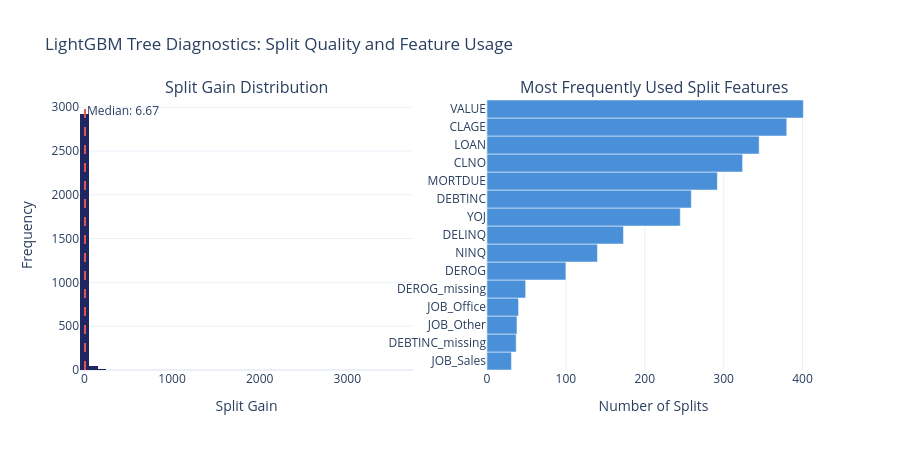

Notebook code for this chart:
### Markdown cell above
---
## 9. Model-Specific Diagnostics: Leaf Count Distribution

### Code cell
# Model-Specific Diagnostics: Split Gain Distribution per Tree Depth
booster_df = lgb_clf.booster_.trees_to_dataframe()

# Filter to internal (split) nodes only
splits_df = booster_df[booster_df["split_feature"].notna()].copy()

# Map Column_X names back to real feature names
preprocessor = best_lgb.named_steps["prep"]
real_names = list(preprocessor.get_feature_names_out())
real_names = [n.split("__", 1)[-1] if "__" in n else n for n in real_names]
col_map = {f"Column_{i}": name for i, name in enumerate(real_names)}
splits_df["feature_name"] = splits_df["split_feature"].map(col_map).fillna(splits_df["split_feature"])

# 1. Split gain distribution — how much each split improves the objective
fig_diag = make_subplots(rows=1, cols=2,
    subplot_titles=("Split Gain Distribution", "Most Frequently Used Split Features"))

# Left: histogram of split gains across all trees
fig_diag.add_trace(go.Histogram(
    x=splits_df["split_gain"], nbinsx=50,
    marker_color=COLORS["navy"], name="Split Gain",
    showlegend=False,
), row=1, col=1)
fig_diag.add_vline(x=splits_df["split_gain"].median(), line_dash="dash",
    line_color=COLORS["red"], row=1, col=1,
    annotation_text=f"Median: {splits_df['split_gain'].median():.2f}")

# 2. Top split features — which features does LightGBM rely on most?
top_splits = splits_df["feature_name"].value_counts().head(15)
fig_diag.add_trace(go.Bar(
    y=top_splits.index[::-1], x=top_splits.values[::-1],
    orientation="h", marker_color=COLORS["accent"], name="Split Count",
    showlegend=False,
), row=1, col=2)

fig_diag.update_layout(
    title="LightGBM Tree Diagnostics: Split Quality and Feature Usage",
    height=450, width=900,
)
fig_diag.update_xaxes(title_text="Split Gain", row=1, col=1)
fig_diag.update_yaxes(title_text="Frequency", row=1, col=1)
fig_diag.update_xaxes(title_text="Number of Splits", row=1, col=2)
fig_diag.show()
save_chart(fig_diag, MODEL_SLUG, "leaf_count_distribution")

### Figure 1 — Plotly figure (JSON) as saved in the notebook; plotly's stock layout.template omitted (floating-point values rounded to 4 significant figures; data arrays with more than 128 entries replaced by an {"elided": "..."} marker saying what was removed)
{"data": [{"marker": {"color": "#1E2761"}, "name": "Split Gain", "nbinsx": 50, "showlegend": false, "type": "histogram", "x": {"elided": "3000 float values"}, "xaxis": "x", "yaxis": "y"}, {"marker": {"color": "#4A90D9"}, "name": "Split Count", "orientation": "h", "showlegend": false, "type": "bar", "x": [31, 37, 38, 40, 49, 100, 140, 173, 245, 259, 292, 324, 345, 380, 401], "xaxis": "x2", "y": ["JOB_Sales", "DEBTINC_missing", "JOB_Other", "JOB_Office", "DEROG_missing", "DEROG", "NINQ", "DELINQ", "YOJ", "DEBTINC", "MORTDUE", "CLNO", "LOAN", "CLAGE", "VALUE"], "yaxis": "y2"}], "layout": {"annotations": [{"font": {"size": 16}, "showarrow": false, "text": "Split Gain Distribution", "x": 0.225, "xanchor": "center", "xref": "paper", "y": 1, "yanchor": "bottom", "yref": "paper"}, {"font": {"size": 16}, "showarrow": false, "text": "Most Frequently Used Split Features", "x": 0.775, "xanchor": "center", "xref": "paper", "y": 1, "yanchor": "bottom", "yref": "paper"}, {"showarrow": false, "text": "Median: 6.67", "x": 6.673, "xanchor": "left", "xref": "x", "y": 1, "yanchor": "top", "yref": "y domain"}], "height": 450, "shapes": [{"line": {"color": "#E15554", "dash": "dash"}, "type": "line", "x0": 6.673, "x1": 6.673, "xref": "x", "y0": 0, "y1": 1, "yref": "y domain"}], "title": {"text": "LightGBM Tree Diagnostics: Split Quality and Feature Usage"}, "width": 900, "xaxis": {"anchor": "y", "domain": [0, 0.45], "title": {"text": "Split Gain"}}, "xaxis2": {"anchor": "y2", "domain": [0.55, 1], "title": {"text": "Number of Splits"}}, "yaxis": {"anchor": "x", "domain": [0, 1], "title": {"text": "Frequency"}}, "yaxis2": {"anchor": "x2", "domain": [0, 1]}}}
